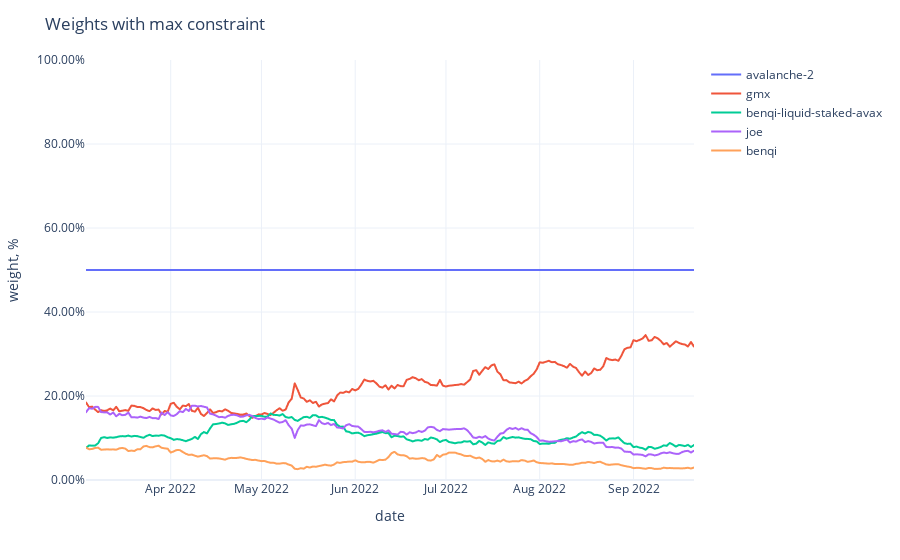

The notebook cell saved with this chart:
### Code cell
fig = px.line(adjusted_weights,
              labels={'value': 'weight, %', 'variable': ''})
fig.update_traces(
    hovertemplate="%{y}"
)
fig.update_yaxes(
    tickformat=".2%",
    range=[0,1],
)
fig.update_xaxes(
    showspikes=True,
    spikethickness=2,
    spikedash="dot",
    spikecolor="#999999",
    spikemode="across",
)
fig.update_layout(
    hovermode="x",
    hoverdistance=100,  ## Distance to show hover label of data point
    spikedistance=1000,  ## Distance to show spike
    template='plotly_white',
    title='Weights with max constraint'
)

### Figure 1 — Plotly figure (JSON) as saved in the notebook; plotly's stock layout.template omitted (floating-point values rounded to 4 significant figures; data arrays with more than 128 entries replaced by an {"elided": "..."} marker saying what was removed)
{"data": [{"hovertemplate": "%{y}", "legendgroup": "avalanche-2", "line": {"color": "#636efa", "dash": "solid"}, "marker": {"symbol": "circle"}, "mode": "lines", "name": "avalanche-2", "showlegend": true, "type": "scattergl", "x": {"elided": "202 str values"}, "xaxis": "x", "y": {"elided": "202 float values"}, "yaxis": "y"}, {"hovertemplate": "%{y}", "legendgroup": "gmx", "line": {"color": "#EF553B", "dash": "solid"}, "marker": {"symbol": "circle"}, "mode": "lines", "name": "gmx", "showlegend": true, "type": "scattergl", "x": {"elided": "202 str values"}, "xaxis": "x", "y": {"elided": "202 float values"}, "yaxis": "y"}, {"hovertemplate": "%{y}", "legendgroup": "benqi-liquid-staked-avax", "line": {"color": "#00cc96", "dash": "solid"}, "marker": {"symbol": "circle"}, "mode": "lines", "name": "benqi-liquid-staked-avax", "showlegend": true, "type": "scattergl", "x": {"elided": "202 str values"}, "xaxis": "x", "y": {"elided": "202 float values"}, "yaxis": "y"}, {"hovertemplate": "%{y}", "legendgroup": "joe", "line": {"color": "#ab63fa", "dash": "solid"}, "marker": {"symbol": "circle"}, "mode": "lines", "name": "joe", "showlegend": true, "type": "scattergl", "x": {"elided": "202 str values"}, "xaxis": "x", "y": {"elided": "202 float values"}, "yaxis": "y"}, {"hovertemplate": "%{y}", "legendgroup": "benqi", "line": {"color": "#FFA15A", "dash": "solid"}, "marker": {"symbol": "circle"}, "mode": "lines", "name": "benqi", "showlegend": true, "type": "scattergl", "x": {"elided": "202 str values"}, "xaxis": "x", "y": {"elided": "202 float values"}, "yaxis": "y"}], "layout": {"autosize": true, "hoverdistance": 100, "hovermode": "x", "legend": {"title": {"text": ""}, "tracegroupgap": 0}, "margin": {"t": 60}, "spikedistance": 1000, "title": {"text": "Weights with max constraint"}, "xaxis": {"anchor": "y", "autorange": true, "domain": [0, 1], "range": ["2022-03-04", "2022-09-21"], "showspikes": true, "spikecolor": "#999999", "spikedash": "dot", "spikemode": "across", "spikethickness": 2, "title": {"text": "date"}, "type": "date"}, "yaxis": {"anchor": "x", "domain": [0, 1], "range": [0, 1], "tickformat": ".2%", "title": {"text": "weight, %"}, "type": "linear"}}}
